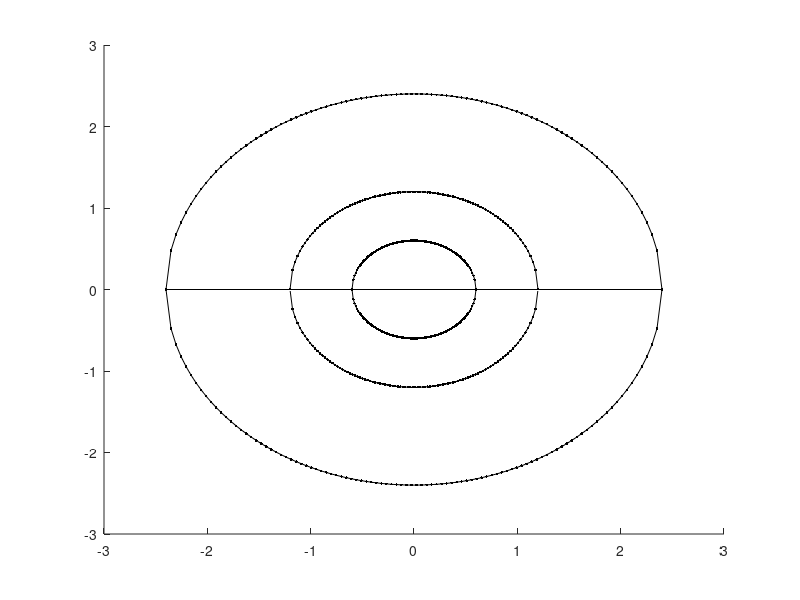

MATLAB code for this plot: (Note: this script raises an error after producing the figure.)
%%

% plot the nanopore as three rings

hold on

R = 0.6;

x = linspace(-R,R,100);
y1 = sqrt(R^2-x.^2);
y2 = -sqrt(R^2-x.^2);
plot3([x,x],[y1,y2],ones(1,numel(x)*2)*-7,'k')
plot3([x,x],[y1,y2],ones(1,numel(x)*2)*-7,'k.')

x = linspace(-4*R,4*R,100);
y1 = sqrt((4*R)^2-x.^2);
y2 = -sqrt((4*R)^2-x.^2);
plot3([x,x],[y1,y2],ones(1,numel(x)*2)*0,'k')
plot3([x,x],[y1,y2],ones(1,numel(x)*2)*0,'k.')

x = linspace(-2*R,2*R,100);
y1 = sqrt((2*R)^2-x.^2);
y2 = -sqrt((2*R)^2-x.^2);
plot3([x,x],[y1,y2],ones(1,numel(x)*2)*-8,'k')
plot3([x,x],[y1,y2],ones(1,numel(x)*2)*-8,'k.')

%%

init = [0         0         0
   -0.0154    0.0235   -1.4465
   -0.3619    0.2136   -3.1522
   -0.1791    0.3043   -4.8435
   -0.0844    0.3333   -6.4507
    0.2508    0.8718   -7.8463
    0.5506    0.8994   -9.3131
    0.3292    1.0806  -10.8514
    0.9230    0.9985  -12.3720
    0.5799    1.9483  -13.6168
    1.2485    1.9650  -14.9118];

%%

% count number of bases in pore, from z = 0 to z = -8
% at various voltages

voltages = [60:20:180];
n = cell(numel(voltages),1);
thinning = 2500;

for f = 1:numel(voltages)

disp(['V = ' num2str(voltages(f))])
mc = ssDNA_MCMC('bases',30,'fixed_points',{1,[0,0,0]},'force_function',@(d) 18*(voltages(f)/100)*d(3),'boundary',@np_bnd,'initial_coordinates',init);
mc.run(100000);

n{f} = [];

for i = thinning:thinning:numel(mc.coordinates)
    
    j = find(mc.coordinates{i}(:,3)<-8,1,'first'); % index of first bead past pore
    granularity = 100;
    z = linspace(mc.coordinates{i}(j-1,3),mc.coordinates{i}(j,3),granularity); % list
    k = find(z<-8,1,'first');
    n{f}(end+1) = mc.l_k/mc.l_b * ((j-2) + (k-1)/granularity); % n = number of bases, first bead is the endpoint
    
end

end

%%

% plotting that

errorbar(voltages, (mean(n{1}) - cellfun(@(x) mean(x), n))/mean(n{1}) + 0.11, cellfun(@(x) std(x), n)/mean(n{1})/sqrt(40),'ok')
xlim([40 180])
set(gca,'fontsize',12,'outerposition',[0.01,0.01,0.98,0.98],'looseinset',[0,0,0,0])
ylabel('fractional change in number of bases in pore')
xlabel('voltage (mV)')
title('ssDNA MCMC simulation')
ylim([0.08 0.3])

%%

% different way, using poisson ratio extension versus area thing, vol same

errorbar(voltages, (mean(n{1}) - cellfun(@(x) mean(x), n))/mean(n{1}) + 0.11, cellfun(@(x) std(x), n)/mean(n{1})/sqrt(40),'ok')
xlim([40 180])
set(gca,'fontsize',12,'outerposition',[0.01,0.01,0.98,0.98],'looseinset',[0,0,0,0])
ylabel('fractional change in number of bases in pore')
xlabel('voltage (mV)')
title('ssDNA MCMC simulation')
ylim([0.08 0.3])

%% 

%%

% count number of bases in pore, from z = 0 to z = -8
% at various voltages
% with interactions

voltages = 60:20:180;
n = cell(numel(voltages),1);
thinning = 2000;

for f = 1:numel(voltages)

disp(['V = ' num2str(voltages(f))])
mc = ssDNA_MCMC('bases',30,'fixed_points',{1,[0,0,0]},'force_function',@(d) 18*(voltages(f)/100)*d(3), ...
    'boundary',@np_bnd,'initial_coordinates',init,'interaction_function',@(d) m2_constriction_interaction(d,10,0.5,4.1*10,0.5)); % 10kT for base 11
mc.run(50000);

n{f} = [];

for i = thinning:thinning:numel(mc.coordinates)
    
    j = find(mc.coordinates{i}(:,3)<-8,1,'first'); % index of first bead past pore
    granularity = 100;
    z = linspace(mc.coordinates{i}(j-1,3),mc.coordinates{i}(j,3),granularity); % list
    k = find(z<-8,1,'first');
    n{f}(end+1) = mc.l_k/mc.l_b * ((j-3) + (k-1)/granularity); % n = number of bases, first bead is the endpoint
    
end

end
